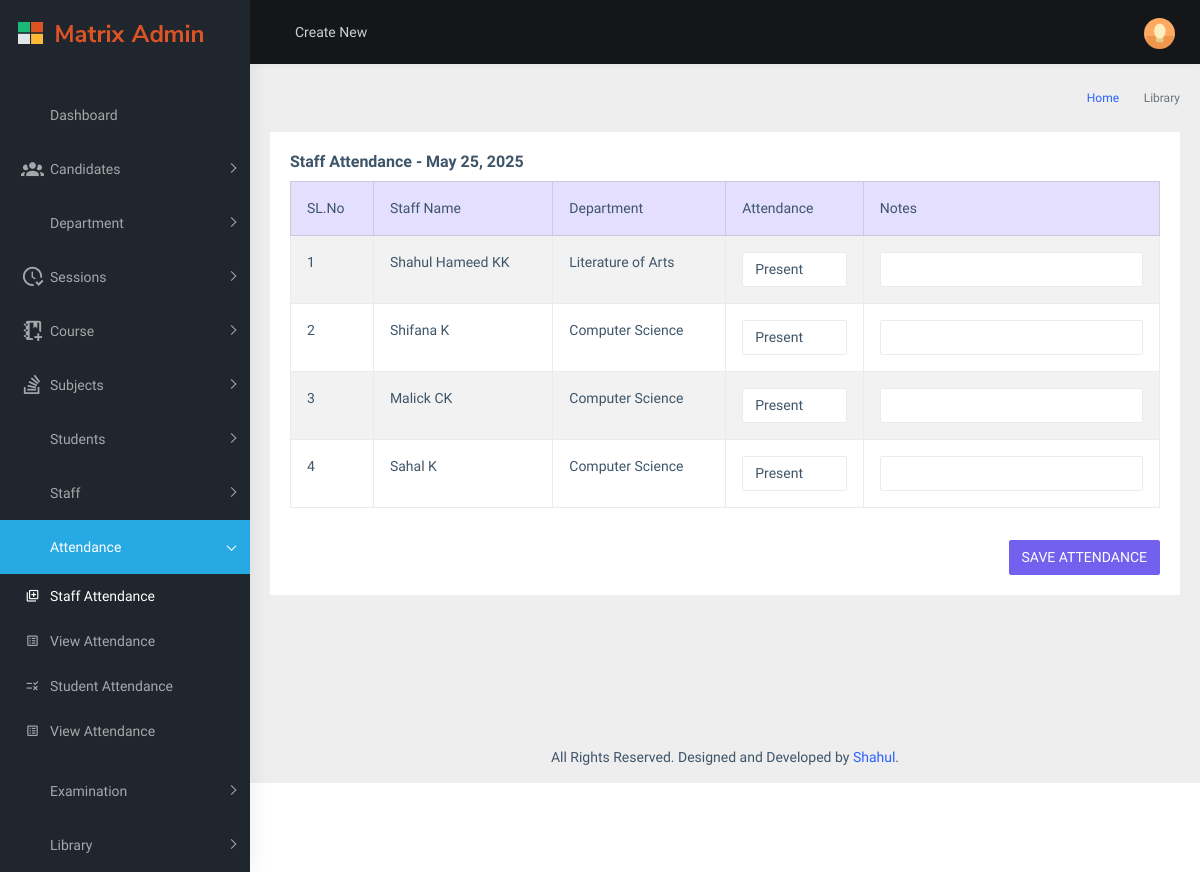
/mark_staff_attendance (signed in), run on an earlier commit of the app's database.
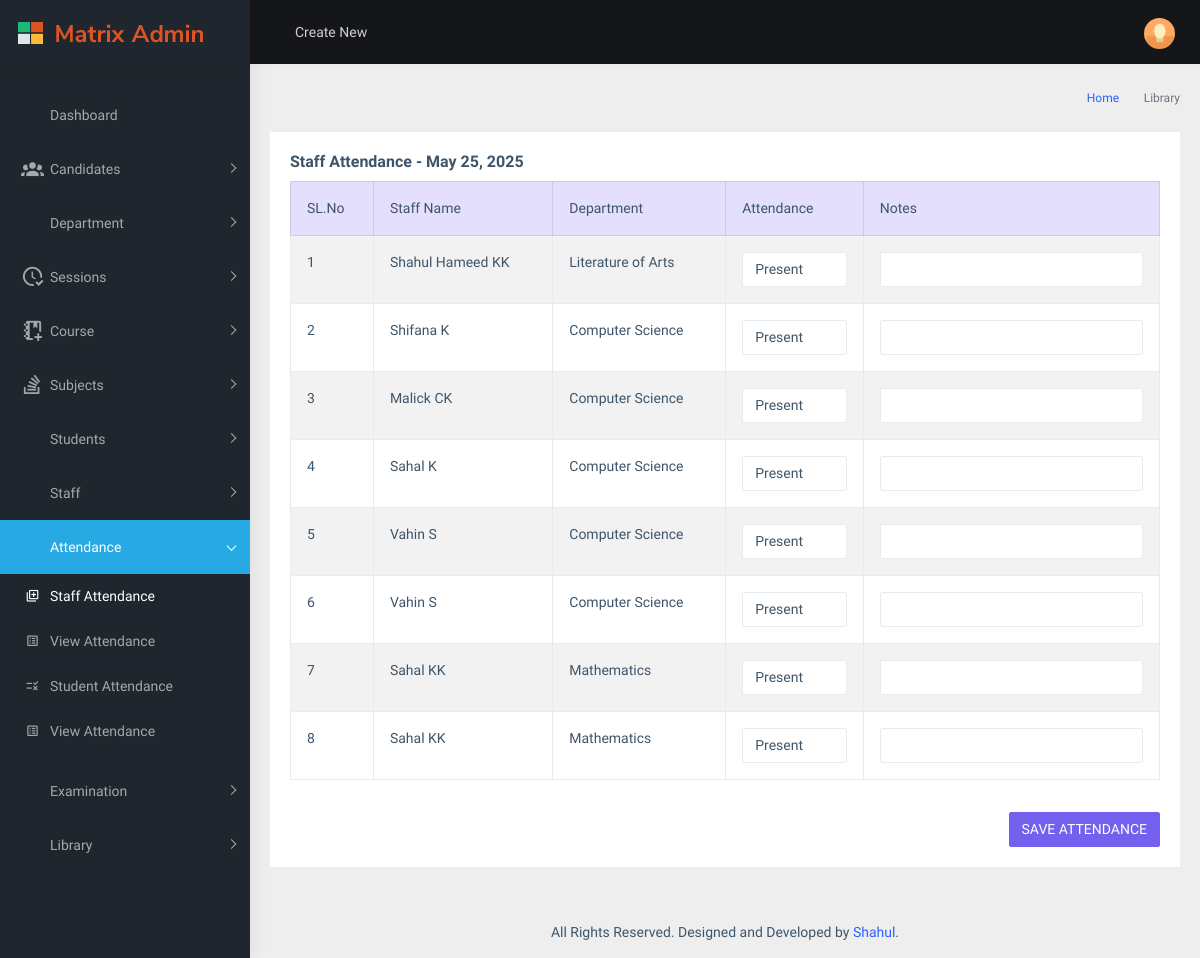
And on a later commit of the database.
### main/models.py (models this page shows, shortened)
class Staff(models.Model):
    staff_id = models.ForeignKey(User, on_delete=models.CASCADE)
    department_id=models.ForeignKey(Department, on_delete=models.CASCADE)
    role=models.ForeignKey(StaffRole,on_delete=models.CASCADE, null=True)
    mob = models.IntegerField()
    photo = models. ImageField(upload_to='media/staff_image')
    qualification = models. CharField(max_length=100)

class User(AbstractUser):
    user_type = models.CharField(max_length=50)

class Department(models.Model):
    dep_name=models.CharField(max_length=255)

### main/views.py (the view)
# urls.py: path('mark_staff_attendance', views.mark_staff_attendance, name='mark_staff_attendance'),
@login_required
@never_cache
def mark_staff_attendance(request):
    if request.method == 'POST':
        staff_ids = request.POST.getlist('staff_ids')
        today = date.today()
        for staff_id in staff_ids:
            staff = Staff.objects.get(id=staff_id)
            status = request.POST.get(f'status_{staff_id}')
            notes = request.POST.get(f'notes_{staff_id}', '')
            attendance, created = StaffAttendance.objects.get_or_create(
                staff=staff,
                date=today,
                defaults={
                    'status': status,
                    'notes': notes
                }
            )
            if not created:
                attendance.status = status
                attendance.notes = notes
                attendance.save()
        messages.success(request, 'Attendance marked successfully!')
        return redirect('view_staff_attendance')
    else:
        staff_list = Staff.objects.all()
        today = date.today()
        return render(request, 'mark_staff_attendance.html', {
            'staff': staff_list,
            'today': today
        })

### main/templates/mark_staff_attendance.html (shortened to what this page needs)
{% extends 'admin_home.html' %}
{% block content %}
<link rel="stylesheet" type="text/css" href="../static/backend/assets/extra-libs/multicheck/multicheck.css" />
<link href="../static/backend/assets/libs/datatables.net-bs4/css/dataTables.bootstrap4.css" rel="stylesheet" />
<div class="card">
    <div class="card-body">
        <h5 class="card-title">Staff Attendance - {{ today|date:"F j, Y" }}</h5>
        <form method="POST" action="{% url 'mark_staff_attendance' %}">
            <div class="table-responsive">
                <table id="zero_config" class="table table-striped table-bordered">
                    <thead class="table-primary fw-bold">
                        <tr>
                            <th>SL.No</th>
                            <th>Staff Name</th>
                            <th>Department</th>
                            <th>Attendance</th>
                            <th>Notes</th>
                        </tr>
                    </thead>
                    <tbody>
                        {% for staff_member in staff %}
                        <tr>
                            <td>{{ forloop.counter }}</td>
                            <td>
                                {{ staff_member.staff_id.get_full_name }}
                            </td>
                            <td>{{ staff_member.department_id.dep_name }}</td>
                            <td>
                                <select class="form-control" name="status_{{ staff_member.id }}" required>
                                    <option value="present">Present</option>
                                </select>
                            </td>
                            <td>
                                <input type="text" class="form-control" name="notes_{{ staff_member.id }}">
                            </td>
                        </tr>
                        {% endfor %}
                    </tbody>
                </table>
            </div>
            <div class="text-end mt-3">
                <button type="submit" class="btn btn-primary">SAVE ATTENDANCE</button>
            </div>
        </form>
    </div>
</div>
{% endblock %}

### main/templates/admin_home.html (shortened to what this page needs)
<!DOCTYPE html>
<html dir="ltr" lang="en">
  <head>
<link href="https://cdn.materialdesignicons.com/7.2.96/css/materialdesignicons.min.css" rel="stylesheet">
     <link href="../static/backend/assets/libs/flot/css/float-chart.css" rel="stylesheet" />
    <link
      href="../static/backend/assets/libs/fullcalendar/dist/fullcalendar.min.css"
      rel="stylesheet"
    />
    <link href="../static/backend/assets/extra-libs/calendar/calendar.css" rel="stylesheet" />
    <link href="../static/backend/dist/css/style.min.css" rel="stylesheet" />
  </head>
  <body>
    <div
      id="main-wrapper"
      data-layout="vertical"
      data-navbarbg="skin5"
      data-sidebartype="full"
      data-sidebar-position="absolute"
      data-header-position="absolute"
      data-boxed-layout="full"
    >
      <header class="topbar" data-navbarbg="skin5">
        <nav class="navbar top-navbar navbar-expand-md navbar-dark">
          <div class="navbar-header" data-logobg="skin5">
            <a class="navbar-brand" href="{% url 'index' %}">
              <b class="logo-icon ps-2">
                <img
                  src="../static/backend/assets/images/logo-icon.png"
                  alt="homepage"
                  class="light-logo"
                  width="25"
                />
              </b>
              <span class="logo-text ms-2">
                <img
                  src="../static/backend/assets/images/logo-text.png"
                  alt="homepage"
                  class="light-logo"
                />
              </span>
            </a>
          </div>
          <div
            class="navbar-collapse collapse"
            id="navbarSupportedContent"
            data-navbarbg="skin5"
          >
            <ul class="navbar-nav float-start me-auto">
              <li class="nav-item d-none d-lg-block">
                <a
                  class="nav-link sidebartoggler waves-effect waves-light"
                  href="javascript:void(0)"
                  data-sidebartype="mini-sidebar"
                  ></a>
              </li>
              <li class="nav-item dropdown">
                <a
                  class="nav-link dropdown-toggle"
                  href="#"
                  id="navbarDropdown"
                  role="button"
                  data-bs-toggle="dropdown"
                  aria-expanded="false"
                >
                  <span class="d-none d-md-block"
                    >Create New <i class="fa fa-angle-down"></i
                  ></span>
                </a>
              </li>
              <li class="nav-item search-box">
                <a
                  class="nav-link waves-effect waves-dark"
                  href="javascript:void(0)"
                  ></a>
              </li>
            </ul>
            <ul class="navbar-nav float-end">
              <li class="nav-item dropdown">
                <a
                  class="nav-link dropdown-toggle"
                  href="#"
                  id="navbarDropdown"
                  role="button"
                  data-bs-toggle="dropdown"
                  aria-expanded="false"
                >
                </a>
              </li>
              <li class="nav-item dropdown">
                <a
                  class="nav-link dropdown-toggle waves-effect waves-dark"
                  href="#"
                  id="2"
                  role="button"
                  data-bs-toggle="dropdown"
                  aria-expanded="false"
                >
                </a>
              </li>
              <li class="nav-item dropdown">
                <a
                  class="
                    nav-link
                    dropdown-toggle
                    text-muted
                    waves-effect waves-dark
                    pro-pic
                  "
                  href="#"
                  id="navbarDropdown"
                  role="button"
                  data-bs-toggle="dropdown"
                  aria-expanded="false"
                >
                  <img
                    src="../static/backend/assets/images/users/1.jpg"
                    alt="user"
                    class="rounded-circle"
                    width="31"
                  />
                </a>
              </li>
            </ul>
          </div>
        </nav>
      </header>
      <aside class="left-sidebar" data-sidebarbg="skin5">
        <div class="scroll-sidebar">
          <nav class="sidebar-nav">
            <ul id="sidebarnav" class="pt-4">
              <li class="sidebar-item">
                <a
                  class="sidebar-link waves-effect waves-dark sidebar-link"
                  href="{% url 'admin_home' %}"
                  aria-expanded="false"
                  ><i class="mdi mdi-view-dashboard"></i
                  ><span class="hide-menu">Dashboard</span></a
                >
              </li>
              <li class="sidebar-item">
                <a
                  class="sidebar-link has-arrow waves-effect waves-dark"
                  href="javascript:void(0)"
                  aria-expanded="false"
                  ><i class="mdi mdi-account-group"></i
                  ><span class="hide-menu">Candidates</span></a
                >
              </li>
              <li class="sidebar-item">
                <a
                  class="sidebar-link has-arrow waves-effect waves-dark"
                  href="javascript:void(0)"
                  aria-expanded="false"
                  ><i class="mdi mdi-sitemap"></i
                  ><span class="hide-menu">Department</span></a
                >
              </li>
              <li class="sidebar-item">
                <a
                  class="sidebar-link has-arrow waves-effect waves-dark"
                  href="javascript:void(0)"
                  aria-expanded="false"
                  ><i class="mdi mdi-clock-check-outline"></i
                  ><span class="hide-menu">Sessions</span></a
                >
              </li>
              <li class="sidebar-item">
                <a
                  class="sidebar-link has-arrow waves-effect waves-dark"
                  href="javascript:void(0)"
                  aria-expanded="false"
                  ><i class="mdi mdi-notebook-plus-outline"></i
                  ><span class="hide-menu">Course </span></a
                >
              </li>
              <li class="sidebar-item">
                <a
                  class="sidebar-link has-arrow waves-effect waves-dark"
                  href="javascript:void(0)"
                  aria-expanded="false"
                  ><i class="mdi mdi-stack-overflow"></i
                  ><span class="hide-menu">Subjects </span></a
                >
              </li>
              <li class="sidebar-item">
                <a
                  class="sidebar-link has-arrow waves-effect waves-dark"
                  href="javascript:void(0)"
                  aria-expanded="false"
                  ><i class="mdi mdi-school"></i
                  ><span class="hide-menu">Students </span></a
                >
              </li>
              <li class="sidebar-item">
                <a
                  class="sidebar-link has-arrow waves-effect waves-dark"
                  href="javascript:void(0)"
                  aria-expanded="false"
                  ><i class="mdi mdi-account-multiple"></i
                  ><span class="hide-menu">Staff </span></a
                >
              </li>
              <li class="sidebar-item">
                <a
                  class="sidebar-link has-arrow waves-effect waves-dark"
                  href="javascript:void(0)"
                  aria-expanded="false"
                  ><i class="mdi mdi-school"></i
                  ><span class="hide-menu">Attendance </span></a
                >
                <ul aria-expanded="false" class="collapse first-level">
                  <li class="sidebar-item">
                    <a href="{% url 'mark_staff_attendance' %}" class="sidebar-link"
                      ><i class="mdi mdi-plus-box-multiple-outline"></i
                      ><span class="hide-menu"> Staff Attendance </span></a
                    >
                  </li>
                  <li class="sidebar-item">
                    <a href="{% url 'view_staff_attendance' %}" class="sidebar-link"
                      ><i class="mdi mdi-list-box-outline"></i
                      ><span class="hide-menu"> View Attendance </span></a
                    >
                  </li>
                  <li class="sidebar-item">
                    <a href="{% url 'mark_student_attendance' %}" class="sidebar-link"
                      ><i class="mdi mdi-list-status"></i
                      ><span class="hide-menu"> Student Attendance </span></a
                    >
                  </li>
                  <li class="sidebar-item">
                    <a href="{% url 'view_student_attendance' %}" class="sidebar-link"
                      ><i class="mdi mdi-list-box-outline"></i
                      ><span class="hide-menu"> View Attendance </span></a
                    >
                  </li>
                </ul>
              </li>
              <li class="sidebar-item">
                <a
                  class="sidebar-link has-arrow waves-effect waves-dark"
                  href="javascript:void(0)"
                  aria-expanded="false"
                  ><i class="mdi mdi-school"></i
                  ><span class="hide-menu">Examination </span></a
                >
              </li>
              <li class="sidebar-item">
                <a
                  class="sidebar-link has-arrow waves-effect waves-dark"
                  href="javascript:void(0)"
                  aria-expanded="false"
                  ><i class="mdi mdi-layers"></i
                  ><span class="hide-menu">Library </span></a
                >
              </li>
            </ul>
          </nav>
        </div>
      </aside>
      <div class="page-wrapper">
        <div class="page-breadcrumb">
          <div class="row">
            <div class="col-12 d-flex no-block align-items-center">
              <div class="ms-auto text-end">
                <nav aria-label="breadcrumb">
                  <ol class="breadcrumb">
                    <li class="breadcrumb-item"><a href="#">Home</a></li>
                    <li class="breadcrumb-item active" aria-current="page">
                      Library
                    </li>
                  </ol>
                </nav>
              </div>
            </div>
          </div>
        </div>
        <div class="container-fluid">
          {% block content %}{% endblock %}
        </div>
        <footer class="footer text-center">
          All Rights Reserved. Designed and Developed by
          <a href="https://www.dzoneads.com">Shahul</a>.
        </footer>
      </div>
    </div>
  </body>
</html>

What changed in the data, as far as the page shows it:
added Staff: staff_id.get_full_name "Vahin S", department_id.dep_name "Computer Science", id "Present"
added Staff: staff_id.get_full_name "Vahin S", department_id.dep_name "Computer Science", id "Present"
added Staff: staff_id.get_full_name "Sahal KK", department_id.dep_name "Mathematics", id "Present"
added Staff: staff_id.get_full_name "Sahal KK", department_id.dep_name "Mathematics", id "Present"
